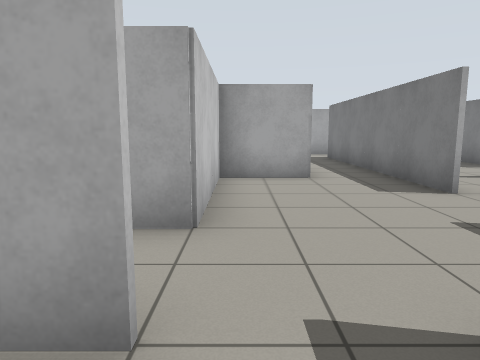
View 1 (above)

24 first-person views from a walk through a Gazebo world. The camera is 1 m above the floor, tilts 8° down and sees 70° across. The floor is counted in squares, 1 m on a side. Each view is taken from the middle of a square. On the plan, view 1 faces up. The plan holds only what a view shows up to about 13 squares ahead; the rest is blank.

View 2
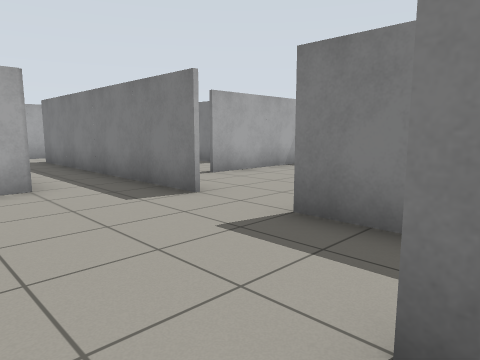

View 3
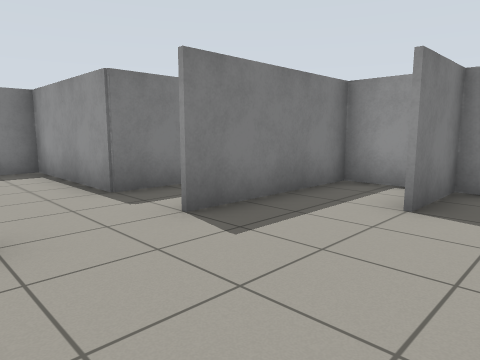

View 4
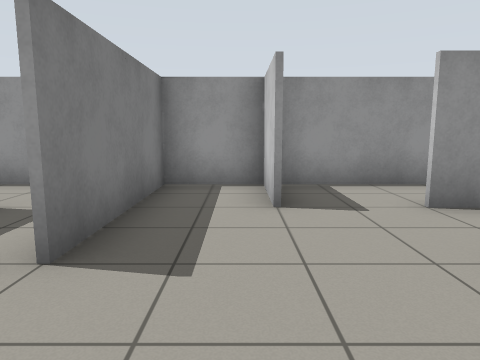

View 5
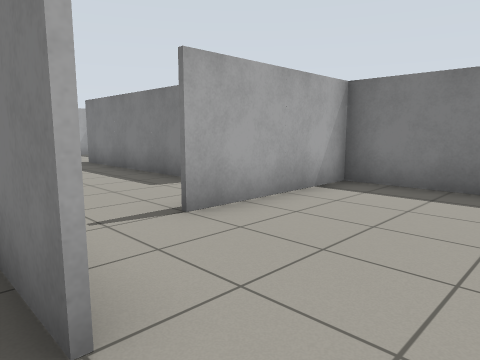

View 6
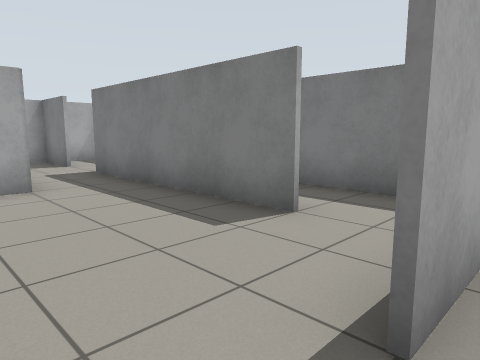

View 7
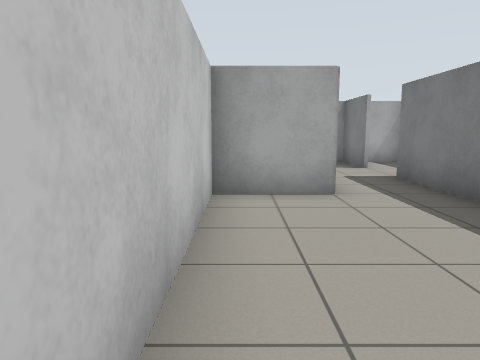

View 8
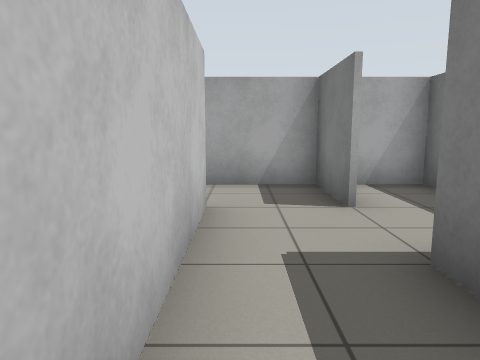

View 9
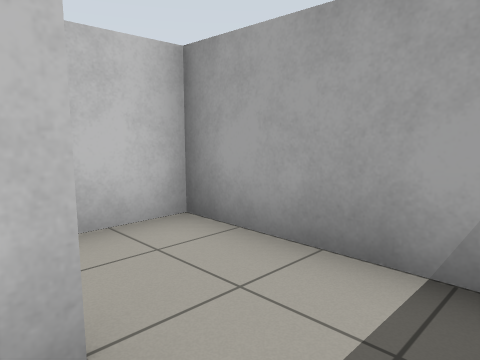

View 10
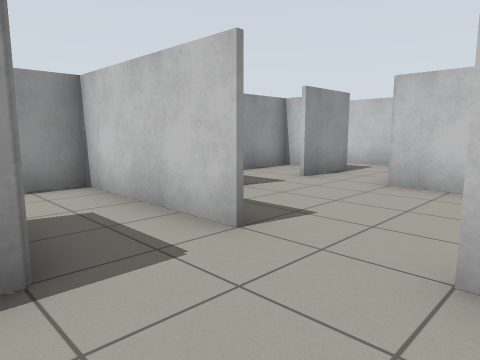

View 11
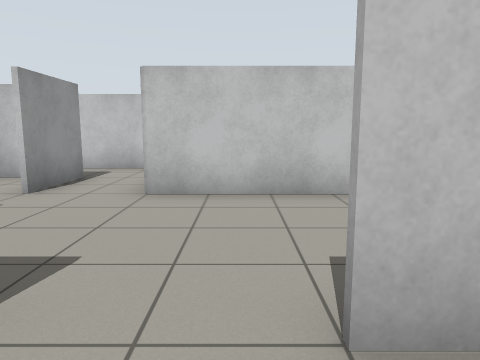

View 12
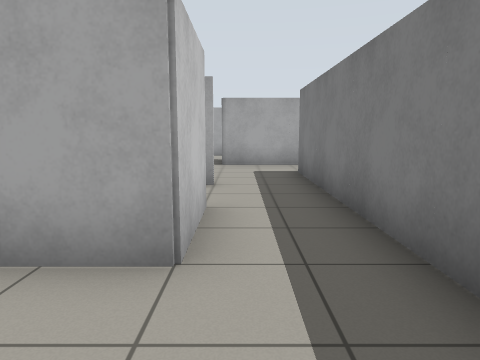

View 13
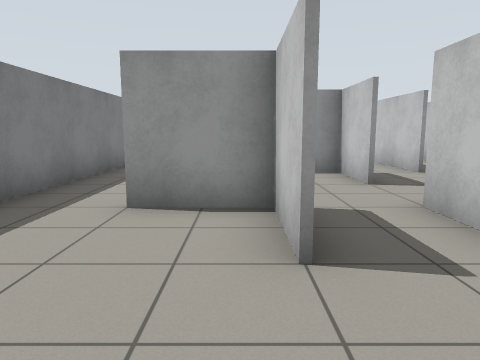

View 14
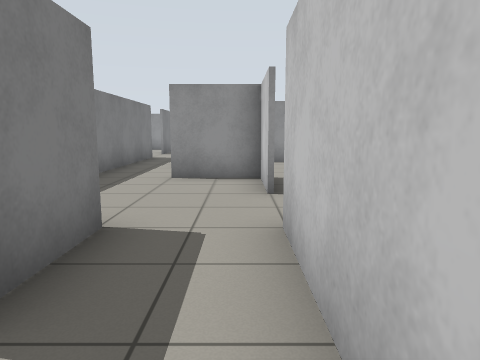

View 15
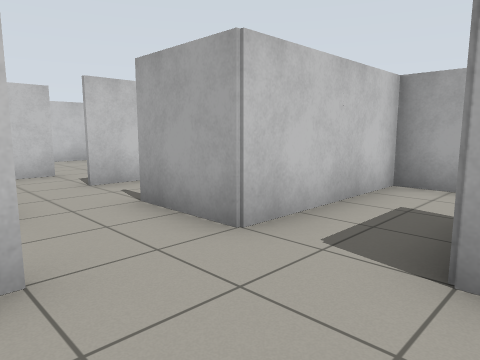

View 16
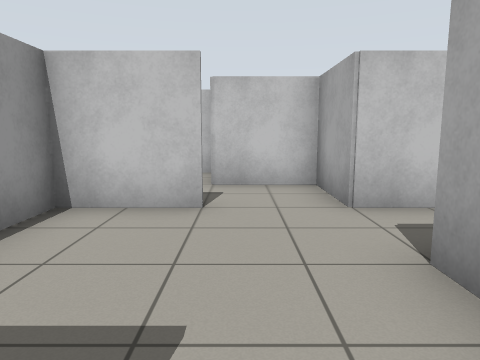

View 17
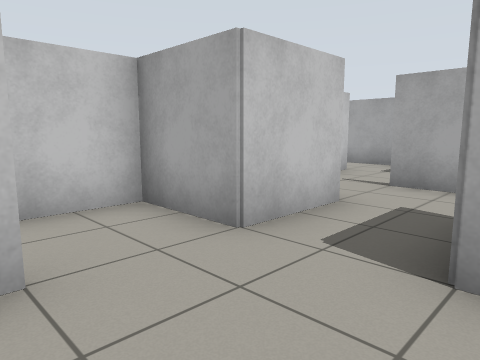

View 18
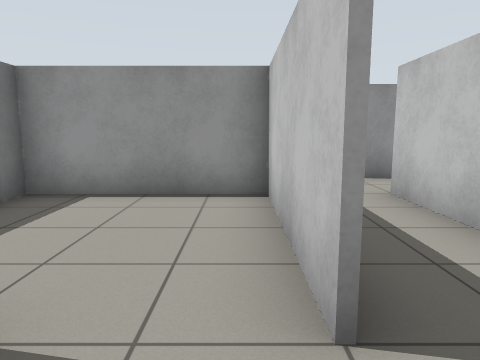

View 19
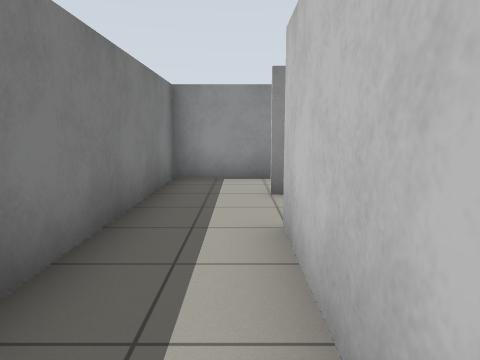

View 20
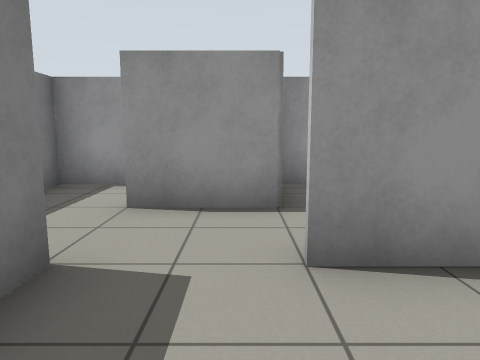

View 21
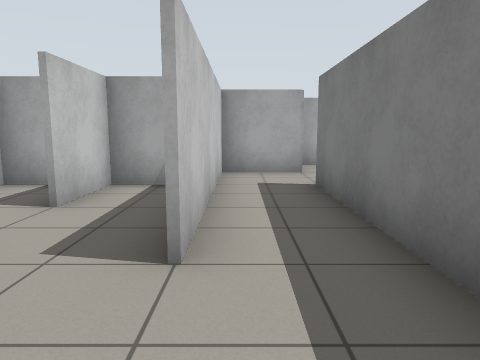

View 22
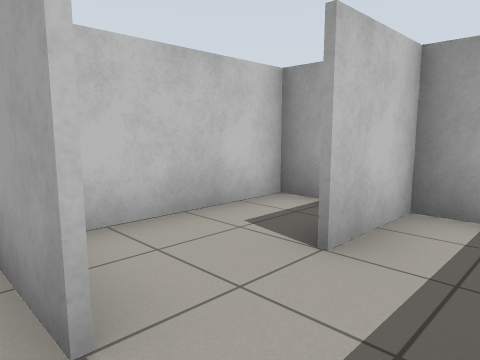

View 23
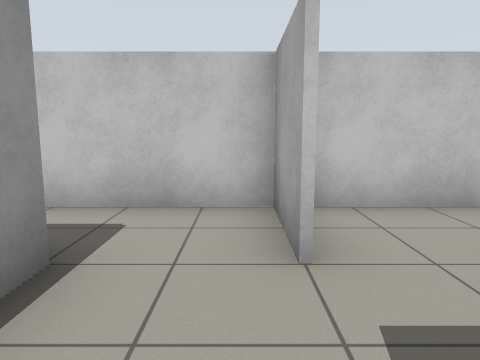

View 24
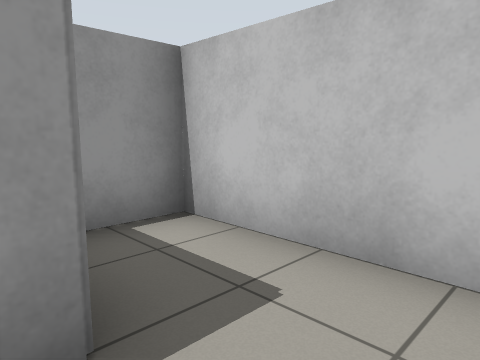

### Floor plan
Points are (right, up) in squares from view 1. A wall is a line through its corners. A room is listed if a view was taken in it or the views show most of it. See-through windows are left out.
Room 1 (views 1, 2)
walls: (-0.4, 1.4) (-1.1, 1.4); (-2.5, 0.3) (-2.5, -0.5) (0.9, -0.5); (1.4, -0.6) (1.4, 1.5)
ways out: opening at (0, 2) to room 2
Room 2 (views 3, 4, 5, 12)
walls: (1.5, 1.5) (1.5, -0.5); (3.5, 5.4) (3.5, 7.6); (1.5, 7.4) (-0.5, 7.4) (-0.5, 3.5); (0.9, -0.5) (2.9, -0.5); (3.5, -0.6) (3.5, 3.5)
ways out: opening at (0, 2) to room 1; opening at (3, 4.5) to room 3; opening at (2, 8.5) to room 8; opening at (0, 3) to room 15
Room 3 (views 6, 10, 11)
walls: (3.6, 6.1) (3.6, 5.5); (3.6, 3.5) (3.6, 1.5); (5.5, 2.1) (5.5, 3.5) (9.5, 3.5) (9.5, 7.4) (5.5, 7.4)
ways out: opening at (3, 4.5) to room 2; opening at (4.5, 8) to room 4; opening at (4, 2.5)
Room 4 (views 7, 8)
walls: (5.6, 13.5) (3.6, 13.5) (3.6, 8.5); (7.5, 9.4) (7.5, 13.5)
ways out: opening at (4.5, 8) to room 3; opening at (6, 14) to room 5; opening at (7, 9)
Room 5 (view 9)
walls: (5.6, 16.4) (5.6, 13.5); (7.5, 13.5) (7.5, 15.5)
ways out: opening at (6, 14) to room 4; opening at (6, 17) to room 14; opening at (8, 17)
Room 6 (views 13, 14)
walls: (0.6, 19.5) (-0.5, 19.5) (-0.5, 15.5); (1.4, 15.5) (1.4, 17.1)
ways out: opening at (0, 16.5) to room 7
Room 7 (view 15)
walls: (4, 15.5) (1.4, 15.5); (-0.5, 13.6) (-0.5, 11.6) (1.5, 11.6); (3.5, 11.5) (3.5, 13.5)
ways out: opening at (0, 16.5) to room 6; opening at (2, 12) to room 8; opening at (-1, 14.5)
Room 8 (views 16, 17)
walls: (1.5, 9.5) (1.5, 7.4); (1.6, 11.5) (-0.6, 11.5); (-2.5, 9.6) (-2.5, 7.5) (-1.1, 7.5); (-2.5, 11.5) (-3.5, 11.5); (3.5, 7.6) (3.5, 11.5); (-4.5, 11.5) (-4.5, 10.5)
ways out: opening at (2, 8.5) to room 2; opening at (2, 12) to room 7; opening at (-3, 10) to room 9; opening at (-2, 12.5)
Room 9 (view 18)
walls: (-4.5, 10.5) (-4.5, 9.5) (-5.5, 9.5); (-6.5, 9.5) (-6.5, 8.5); (-3.5, 11.5) (-4.5, 11.5)
ways out: opening at (-3, 10) to room 8; opening at (-5, 8) to room 10; opening at (-4, 8) to room 13
Room 10 (views 19, 21, 23)
walls: (-6.8, -0.5) (-4.6, -0.5) (-4.6, 7.5); (-6.5, 8.5) (-6.5, 3.5); (-5.5, 9.5) (-6.5, 9.5)
ways out: opening at (-5, 8) to room 9; opening at (-7, 3) to room 12
Room 11 (view 20)
walls: (-7.4, 7.4) (-8.5, 7.4) (-8.5, 5.5); (-6.6, 3.5) (-6.6, 4.1)
ways out: opening at (-8, 4) to room 12; opening at (-9, 5) to room 17
Room 12 (views 22, 24)
walls: (-8.4, 3.5) (-9.6, 3.5); (-8.6, 1.5) (-6.5, 1.5)
ways out: opening at (-7, 3) to room 10; opening at (-8, 4) to room 11; opening at (-9, 3) to room 16
Room 13 (no view inside)
walls: (-4.5, 7.5) (-4.5, 3.5) (-0.6, 3.5)
ways out: opening at (-4, 8) to room 9
Room 14 (no view inside)
walls: (5.6, 17.6) (5.6, 16.4); (7.5, 17.4) (7.5, 19.5) (3.6, 19.5) (3.6, 18.1)
ways out: opening at (6, 17) to room 5
Room 15 (no view inside)
walls: (-2.6, 1.5) (-0.5, 1.5); (-4.5, 2.4) (-4.5, 0.5); (-0.5, 3.5) (-1.1, 3.5)
ways out: opening at (0, 3) to room 2
Room 16 (no view inside)
walls: (-9.6, 3.5) (-10.5, 3.5) (-10.5, -0.5) (-8.8, -0.5)
ways out: opening at (-9, 3) to room 12
Room 17 (no view inside)
walls: (-9.6, 7.4) (-10.5, 7.4) (-10.5, 3.9); (-9.9, 3.5) (-8.5, 3.5)
ways out: opening at (-9, 5) to room 11

Where each view was taken, in squares from view 1:
view 1: 0 up, 0 right, facing up
view 2: 1 up, 0 right, facing up-right
view 3: 6 up, 0 right, facing down-right
view 4: 6 up, 2 right, facing down
view 5: 4 up, 3 right, facing up-right
view 6: 7 up, 4 right, facing up-right
view 7: 8 up, 4 right, facing up
view 8: 13 up, 6 right, facing up
view 9: 17 up, 7 right, facing up-left
view 10: 6 up, 6 right, facing down-left
view 11: 5 up, 5 right, facing left
view 12: 5 up, 2 right, facing up
view 13: 16 up, 0 right, facing down
view 14: 19 up, 0 right, facing down
view 15: 13 up, 2 right, facing up-left
view 16: 10 up, 2 right, facing left
view 17: 9 up, 0 right, facing up-left
view 18: 9 up, 4 left, facing down
view 19: 7 up, 6 left, facing down
view 20: 6 up, 8 left, facing down
view 21: 1 up, 6 left, facing up
view 22: 3 up, 7 left, facing up-left
view 23: 3 up, 6 left, facing left
view 24: 3 up, 8 left, facing down-left
